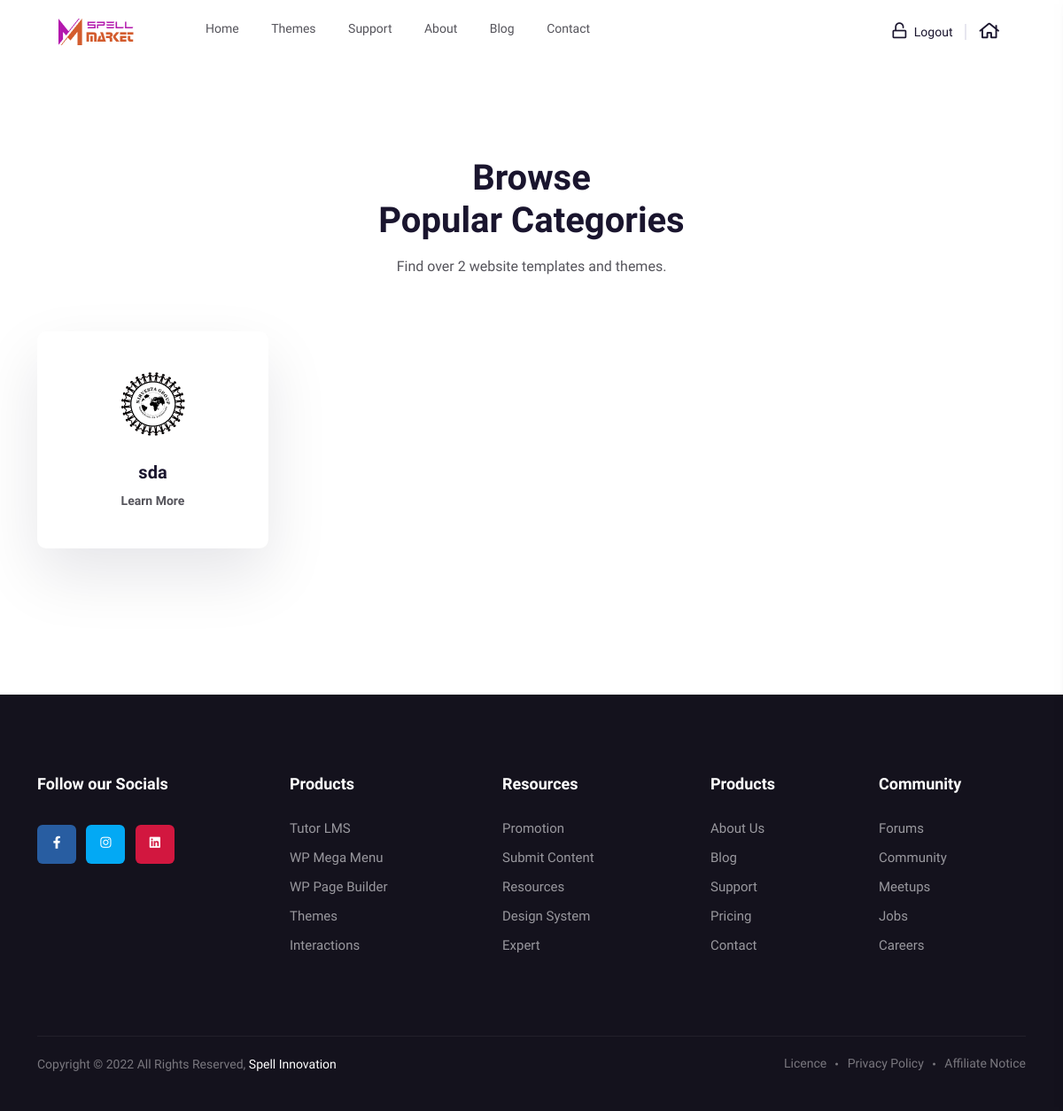
Page /categories/ (signed in) on the committed database.
### adminpanel/models.py (models this page shows, shortened)
class Category(models.Model):
    category = models.CharField(max_length=100, unique=True)
    category_image = models.ImageField(null=True, upload_to="category_images/")
    order = models.IntegerField(null=True)
    STATUS_CHOICES = (("active", "active"), ("inactive", "inactive"))
    status = models.CharField(max_length=100, choices=STATUS_CHOICES, default="active")
    created = models.DateTimeField(auto_now_add=True, null=True)

### features/views.py (the view)
# urls.py: path("categories/", views.categories, name="categories"),
def categories(request):
    category = Category.objects.all()
    templates_ct = Template.objects.count()
    context = {
        "templates_ct": templates_ct,
        "category": category,
    }
    return render(request, "categories.html", context)

### templates/categories.html (shortened to what this page needs)
{% include 'header.html' %}
    <section class="category__area pt-105 pb-135">
        <div class="container">
           <div class="row">
              <div class="col-xxl-12">
                 <div class="section__title-wrapper text-center mb-60">
                    <h2 class="section__title">Browse <br> Popular Categories</h2>
                    <p>Find over {{templates_ct}} website templates and themes.</p>
                 </div>
              </div>
           </div>
           <div class="row">
             {% for category in category %}
              <div class="col-xxl-3 col-xl-3 col-md-6 col-sm-6">
                 <div class="category__item transition-3 text-center white-bg mb-30 wow fadeInUp" data-wow-delay=".3s" >
                    <div class="category__icon mb-25">
                       <img src="{{category.category_image.url}}" alt="">
                    </div>
                    <div class="category__content">
                       <h3 class="category__title">
                          {{category.category}}
                       </h3>
                       <a href="{% url 'theme' %}" class="link-btn">
                       Learn More
                       </a>
                    </div>
                 </div>
                </div>
             {% endfor %}
           </div>
        </div>
     </section>
{% include 'footer.html' %}

### staticfiles/assets/css/default.css (style rules this page uses)
.mb-25 { margin-bottom:25px }
.mb-30 { margin-bottom:30px }
.mb-60 { margin-bottom:60px }
.pt-105 { padding-top:105px }
.pb-135 { padding-bottom:135px }

### rows in the picture
Category: category_image (picture), category "sda"

### other values in the picture
{{ templates_ct }} "2"
